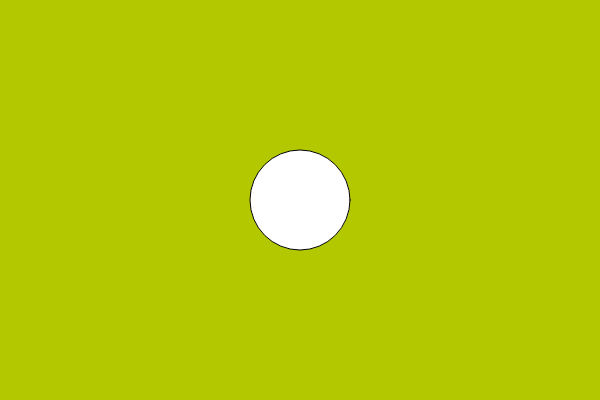
Frame 1 (no input)
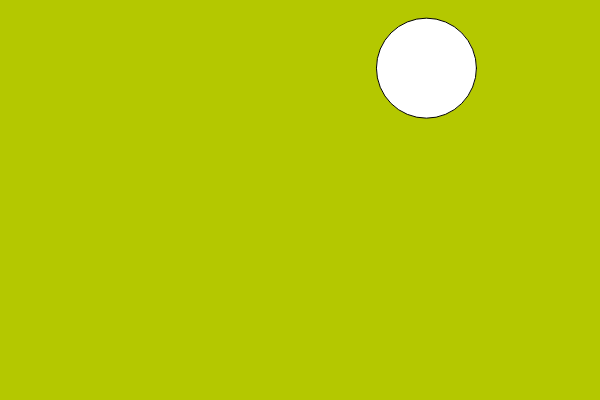
Frame 60 (no input)
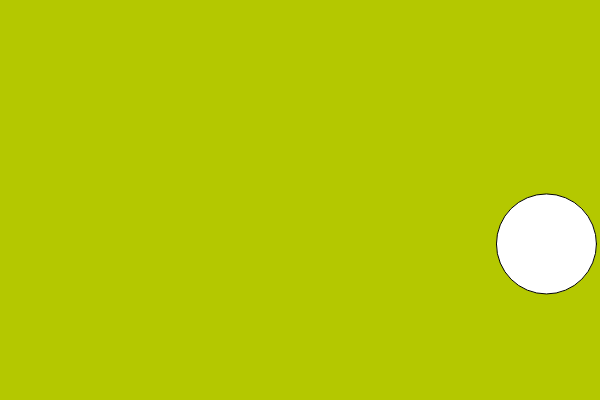
Frame 120 (the mouse pressed at the canvas centre since frame 60)

The p5.js sketch that drew these frames (run headless with seeded random() and noise() and a simulated clock; from frame 60 on, the mouse is pressed at the canvas centre):

// p5.js sketch
// ── sketch.js
var mySphere;

function setup() {
  createCanvas(600, 400);
  background(180, 200, 0);

  mySphere = new Sphere();
}

function draw() {
  background(180, 200, 0);
  mySphere.render();
  mySphere.update();
  mySphere.bounce();
}
// ── sphere.js
function Sphere() {

  this.size = 100;
  this.xPos = width / 2;
  this.yPos = height / 2;
  this.xDir = random(-5., 5.);
  this.yDir = random(-5., 5.);

  this.update = function() {
    this.xPos += this.xDir;
    this.yPos += this.yDir;
  }

  this.bounce = function() {
    if (this.xPos > width - this.size / 2 || this.xPos < this.size / 2) {
      this.xDir *= -1;
      // myColor = color(random(255), random(255), random(255));
    }
    if (this.yPos > height - this.size / 2 || this.yPos < this.size / 2) {
      this.yDir *= -1;
      // myColor = color(random(255), random(255), random(255));
    }
  }

  this.render = function() {
    //  var ballSize = sphereSize * 100;
    //  fill(myColor);
    ellipse(this.xPos, this.yPos, this.size, this.size);
  }

}
